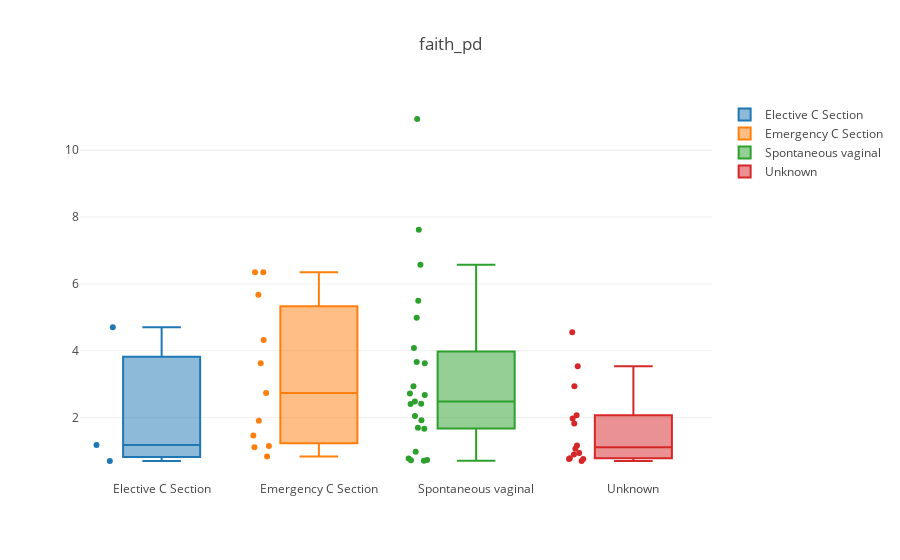
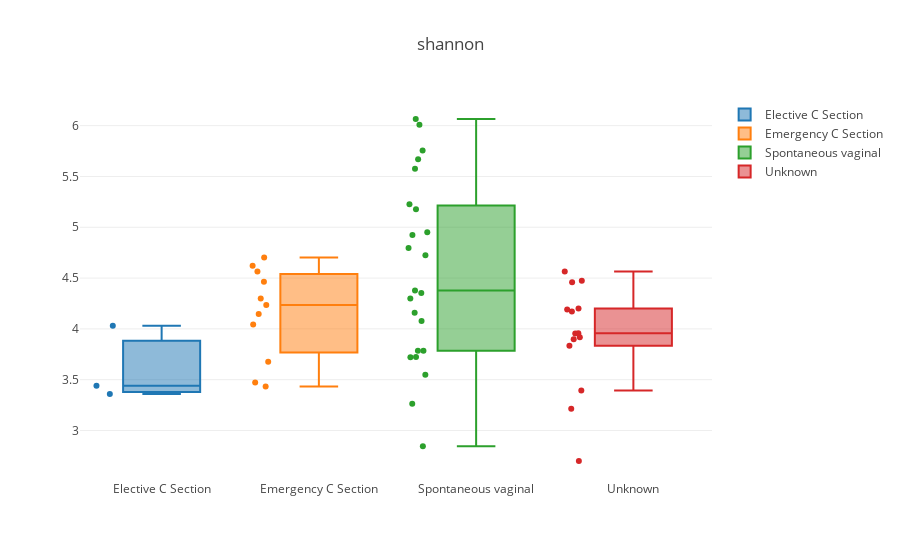
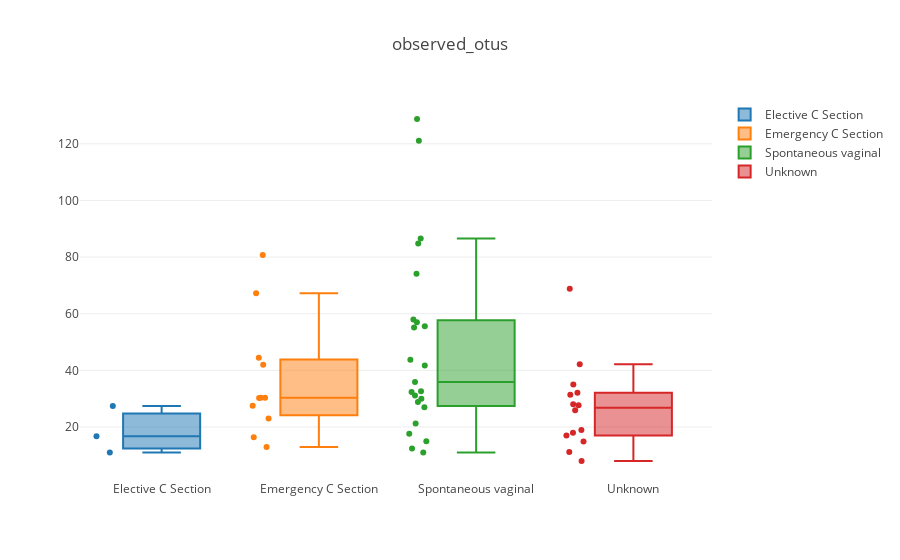

Notebook cell for these charts, in order:
### Code cell
alpha_boxplot('mode_of_delivery', 'faith_pd')
alpha_boxplot('mode_of_delivery', 'shannon')
alpha_boxplot('mode_of_delivery', 'observed_otus')

### Figure 1 — Plotly figure (JSON) as saved in the notebook; plotly's stock layout.template omitted (floating-point values rounded to 4 significant figures)
{"data": [{"boxpoints": "all", "name": "Elective C Section", "type": "box", "uid": "7991f95a-9277-4df4-a81d-c4e1e917b017", "y": [4.701, 1.176, 0.702]}, {"boxpoints": "all", "name": "Emergency C Section", "type": "box", "uid": "85a1bad4-e0eb-4eb9-aff5-12d65467ddbc", "y": [1.465, 1.116, 0.837, 6.347, 1.904, 4.323, 1.154, 3.627, 2.733, 5.672, 6.348]}, {"boxpoints": "all", "name": "Spontaneous vaginal", "type": "box", "uid": "3fad3fa8-4e90-408b-b79d-7c25b5b5fd84", "y": [0.7103, 2.407, 4.986, 7.618, 3.628, 2.723, 2.416, 0.7227, 0.7765, 1.918, 10.93, 2.675, 2.048, 2.94, 5.495, 3.662, 0.7305, 6.574, 4.083, 1.697, 0.9755, 1.663, 2.48]}, {"boxpoints": "all", "name": "Unknown", "type": "box", "uid": "67eea3fc-43a6-41f5-a25b-d24cde433296", "y": [2.069, 1.822, 0.9434, 0.7628, 0.8987, 3.538, 1.97, 0.7582, 2.937, 1.164, 1.068, 0.7012, 0.7863, 4.555]}], "layout": {"title": {"text": "faith_pd"}}}

### Figure 2 — Plotly figure (JSON) as saved in the notebook; plotly's stock layout.template omitted (floating-point values rounded to 4 significant figures)
{"data": [{"boxpoints": "all", "name": "Elective C Section", "type": "box", "uid": "6c981aa2-ddf5-4f4b-964e-612539729f7b", "y": [4.032, 3.439, 3.358]}, {"boxpoints": "all", "name": "Emergency C Section", "type": "box", "uid": "c6b68481-248d-4677-a265-28e09b40c5be", "y": [3.473, 4.234, 3.434, 4.146, 4.465, 4.702, 4.622, 4.298, 3.676, 4.564, 4.042]}, {"boxpoints": "all", "name": "Spontaneous vaginal", "type": "box", "uid": "6b5059b9-4792-4559-890e-1e792802303f", "y": [3.263, 3.786, 4.924, 6.01, 4.077, 4.354, 4.298, 4.378, 3.722, 5.225, 5.575, 3.721, 4.795, 2.845, 6.066, 5.176, 4.159, 5.756, 5.67, 4.725, 3.785, 3.549, 4.951]}, {"boxpoints": "all", "name": "Unknown", "type": "box", "uid": "b6d56896-aa4f-49e9-865b-259c39d25f4d", "y": [4.171, 4.191, 4.565, 2.7, 3.833, 4.201, 4.459, 3.955, 3.898, 3.215, 4.473, 3.917, 3.957, 3.393]}], "layout": {"title": {"text": "shannon"}}}

### Figure 3 — Plotly figure (JSON) as saved in the notebook; plotly's stock layout.template omitted (floating-point values rounded to 4 significant figures)
{"data": [{"boxpoints": "all", "name": "Elective C Section", "type": "box", "uid": "702cae56-4def-402a-b169-31beb5fc4954", "y": [27.44, 16.76, 11]}, {"boxpoints": "all", "name": "Emergency C Section", "type": "box", "uid": "9370bc71-fa1a-485b-96dc-f7dd6904c7c5", "y": [16.4, 23, 12.92, 30.32, 44.44, 41.96, 30.28, 67.24, 27.52, 80.72, 30.32]}, {"boxpoints": "all", "name": "Spontaneous vaginal", "type": "box", "uid": "75a1a7d2-ffd5-40d7-853a-4fe5edd8cf82", "y": [11.04, 31.12, 55.16, 84.8, 56.96, 35.92, 32.32, 27, 15, 55.6, 121.1, 32.6, 41.72, 12.4, 86.56, 74.08, 28.8, 128.8, 58, 30, 21.24, 17.6, 43.72]}, {"boxpoints": "all", "name": "Unknown", "type": "box", "uid": "d2dfe59e-2169-4ca4-89b4-c6b0aa7cfa3d", "y": [25.96, 31.36, 27.68, 8, 28.04, 68.84, 35.04, 17.96, 42.16, 11.2, 32.08, 17, 18.96, 14.92]}], "layout": {"title": {"text": "observed_otus"}}}
